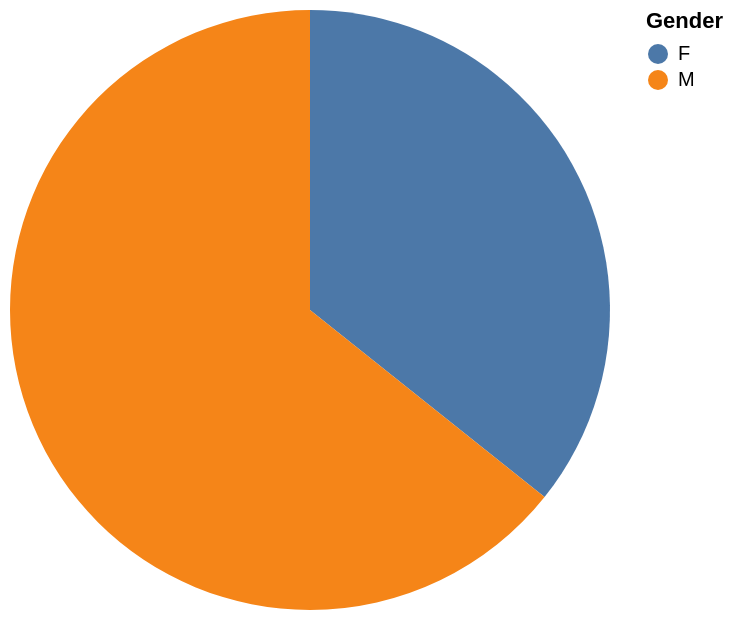

Express this chart as Vega-Lite.
### Vega-Lite specification from a JSON file in a GitHub repository (floating-point values rounded to 4 significant figures)
{"data": {"values": [{"x_data": "F", "y_data": 5}, {"x_data": "M", "y_data": 9}]}, "mark": "arc", "encoding": {"theta": {"field": "y_data", "type": "quantitative", "title": "COUNT(Gender)"}, "color": {"field": "x_data", "type": "nominal", "title": "Gender"}}}
